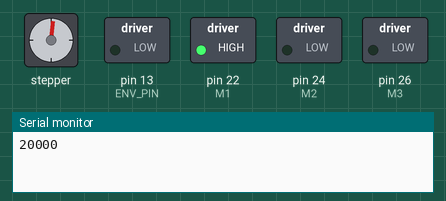
Simulated run of this sketch. Board: Arduino Mega 2560, built with avr-gcc and run on an emulated ATmega2560. On the bench: stepper motor, switched loads named in the sketch (green lamp = pin HIGH), the last lines printed to the serial monitor. Wiring (inferred from the names in the program): stepper motor driver (200 steps per turn assumed): step pin 12; direction pin 11. Pins used as bus, display or sensor lines are not drawn.

Above: at 0.05 s.
At 1.6 s:
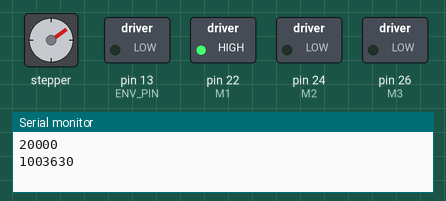
At 3.15 s:
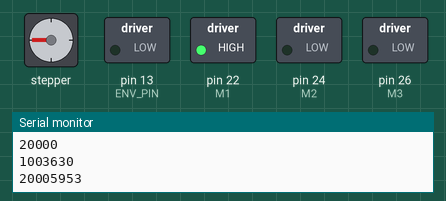
At 6.3 s:
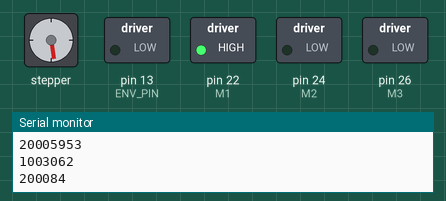
Timing chart, 0 to 8.3 s (numbered marks = the images above):
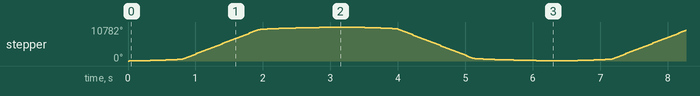

Measured:
- by itself, stepper: turns 10782° clockwise in 3.2 s, then 10764° counter-clockwise in 3.2 s, repeating every 6.4 s

The sketch:

Arduino_Motor.ino
```cpp
#include <Arduino_FreeRTOS.h>
#include <Stepper.h>

#define DIR_PIN 11
#define STEP_PIN 12
#define ENV_PIN 13
#define MAX_STEPS 6000

#define M1 22
#define M2 24
#define M3 26

#define underMotorOneCycle 60
#define IN1 4
#define IN2 5
#define IN3 6
#define IN4 7

Stepper stepper(underMotorOneCycle, IN1, IN2, IN3, IN4);

int maxSpeedDelay = 2000;
int minSpeedDelay = 100;
int accelerationStep = 5;
int currentSpeedDelay = maxSpeedDelay;
int targetSpeedDelay = 100;
int steps = 0;
bool direction = HIGH;
bool Enable = LOW;
bool isReseting = false;

void stepMotor(int speedDelay) {
  digitalWrite(STEP_PIN, HIGH);  // STEP 핀 HIGH
  delayMicroseconds(speedDelay); // 속도에 맞춘 지연 시간
  digitalWrite(STEP_PIN, LOW);   // STEP 핀 LOW
  delayMicroseconds(speedDelay); // 속도에 맞춘 지연 시간
  steps += (direction ? 1 : -1);
}

void accelerate(int targetSpeed){
  if(currentSpeedDelay > targetSpeed) {
    currentSpeedDelay -= accelerationStep;
  }
  if(currentSpeedDelay < targetSpeed) {
    currentSpeedDelay += accelerationStep;
  }
}

void setup() {
  // put your setup code here, to run once:
  Serial.begin(9600);
  pinMode(ENV_PIN,OUTPUT);
  pinMode(STEP_PIN,OUTPUT);
  pinMode(DIR_PIN, OUTPUT);

  digitalWrite(ENV_PIN, Enable);
  digitalWrite(DIR_PIN,HIGH);

  xTaskCreate(Task1, "Task1", 2048, NULL, 2, NULL);
  xTaskCreate(Task2, "Task2", 2048, NULL, 1, NULL);

  pinMode(M1,OUTPUT);
  pinMode(M2,OUTPUT);
  pinMode(M3,OUTPUT);
  digitalWrite(M1,HIGH);
  digitalWrite(M2,LOW);
  digitalWrite(M3,LOW);
}

static void Task1(void* pvParameters){
  while(true) {
      if(isReseting == false){
      Serial.print(currentSpeedDelay);
      Serial.println(steps);
      vTaskDelay(100);
    }
  }
}

static void Task2(void* pvParameters){
  while(true) {
    if(isReseting == false){
      accelerate(targetSpeedDelay);
      stepMotor(currentSpeedDelay);

      if((steps >= 5500 && direction == HIGH) || (steps <= 500 && direction == LOW)){
        targetSpeedDelay = maxSpeedDelay;
      }
      else {
        targetSpeedDelay = minSpeedDelay;
      }

      if((steps >= 5990 && direction == HIGH) || (steps <= 10 && direction == LOW)){
        direction = !direction;
        digitalWrite(DIR_PIN,direction);
      }
    }
    else {
      stepper.step(underMotorOneCycle);
      vTaskDelay(50);
    }
  }
}

void loop() {

}
```
